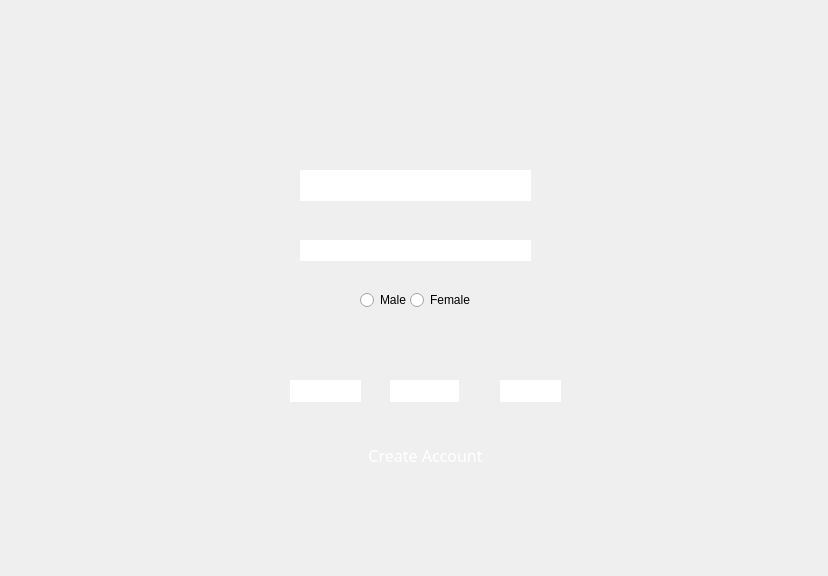
<?xml version="1.0" encoding="UTF-8"?>
<ui version="4.0">
 <class>signup</class>
 <widget class="QDialog" name="signup">
  <property name="geometry">
   <rect>
    <x>0</x>
    <y>0</y>
    <width>828</width>
    <height>576</height>
   </rect>
  </property>
  <property name="windowTitle">
   <string>Dialog</string>
  </property>
  <widget class="QLabel" name="label_3">
   <property name="geometry">
    <rect>
     <x>-20</x>
     <y>-10</y>
     <width>871</width>
     <height>591</height>
    </rect>
   </property>
   <property name="text">
    <string/>
   </property>
   <property name="pixmap">
    <pixmap resource="resources.qrc">:/new/prefix1/signup.png</pixmap>
   </property>
  </widget>
  <widget class="QPushButton" name="pushButton">
   <property name="geometry">
    <rect>
     <x>360</x>
     <y>440</y>
     <width>131</width>
     <height>31</height>
    </rect>
   </property>
   <property name="font">
    <font>
     <family>Ageo</family>
     <pointsize>12</pointsize>
    </font>
   </property>
   <property name="styleSheet">
    <string notr="true">color:white;</string>
   </property>
   <property name="text">
    <string>Create Account</string>
   </property>
   <property name="flat">
    <bool>true</bool>
   </property>
  </widget>
  <widget class="QRadioButton" name="radioButton_Male">
   <property name="geometry">
    <rect>
     <x>360</x>
     <y>290</y>
     <width>51</width>
     <height>20</height>
    </rect>
   </property>
   <property name="text">
    <string>Male</string>
   </property>
  </widget>
  <widget class="QLineEdit" name="lineEdit_year">
   <property name="geometry">
    <rect>
     <x>290</x>
     <y>380</y>
     <width>71</width>
     <height>22</height>
    </rect>
   </property>
   <property name="frame">
    <bool>false</bool>
   </property>
   <property name="alignment">
    <set>Qt::AlignCenter</set>
   </property>
  </widget>
  <widget class="QRadioButton" name="radioButton_Female">
   <property name="geometry">
    <rect>
     <x>410</x>
     <y>290</y>
     <width>63</width>
     <height>20</height>
    </rect>
   </property>
   <property name="text">
    <string>Female</string>
   </property>
  </widget>
  <widget class="QLineEdit" name="lineEdit_password">
   <property name="geometry">
    <rect>
     <x>300</x>
     <y>240</y>
     <width>231</width>
     <height>21</height>
    </rect>
   </property>
   <property name="frame">
    <bool>false</bool>
   </property>
   <property name="echoMode">
    <enum>QLineEdit::Password</enum>
   </property>
  </widget>
  <widget class="QLineEdit" name="lineEdit_month">
   <property name="geometry">
    <rect>
     <x>390</x>
     <y>380</y>
     <width>69</width>
     <height>22</height>
    </rect>
   </property>
   <property name="frame">
    <bool>false</bool>
   </property>
   <property name="alignment">
    <set>Qt::AlignCenter</set>
   </property>
  </widget>
  <widget class="QLineEdit" name="lineEdit_date">
   <property name="geometry">
    <rect>
     <x>500</x>
     <y>380</y>
     <width>61</width>
     <height>22</height>
    </rect>
   </property>
   <property name="frame">
    <bool>false</bool>
   </property>
   <property name="alignment">
    <set>Qt::AlignCenter</set>
   </property>
  </widget>
  <widget class="QLineEdit" name="lineEdit_username">
   <property name="geometry">
    <rect>
     <x>300</x>
     <y>170</y>
     <width>231</width>
     <height>31</height>
    </rect>
   </property>
   <property name="frame">
    <bool>false</bool>
   </property>
   <property name="clearButtonEnabled">
    <bool>false</bool>
   </property>
  </widget>
 </widget>
 <resources>
  <include location="resources.qrc"/>
 </resources>
 <connections/>
</ui>
